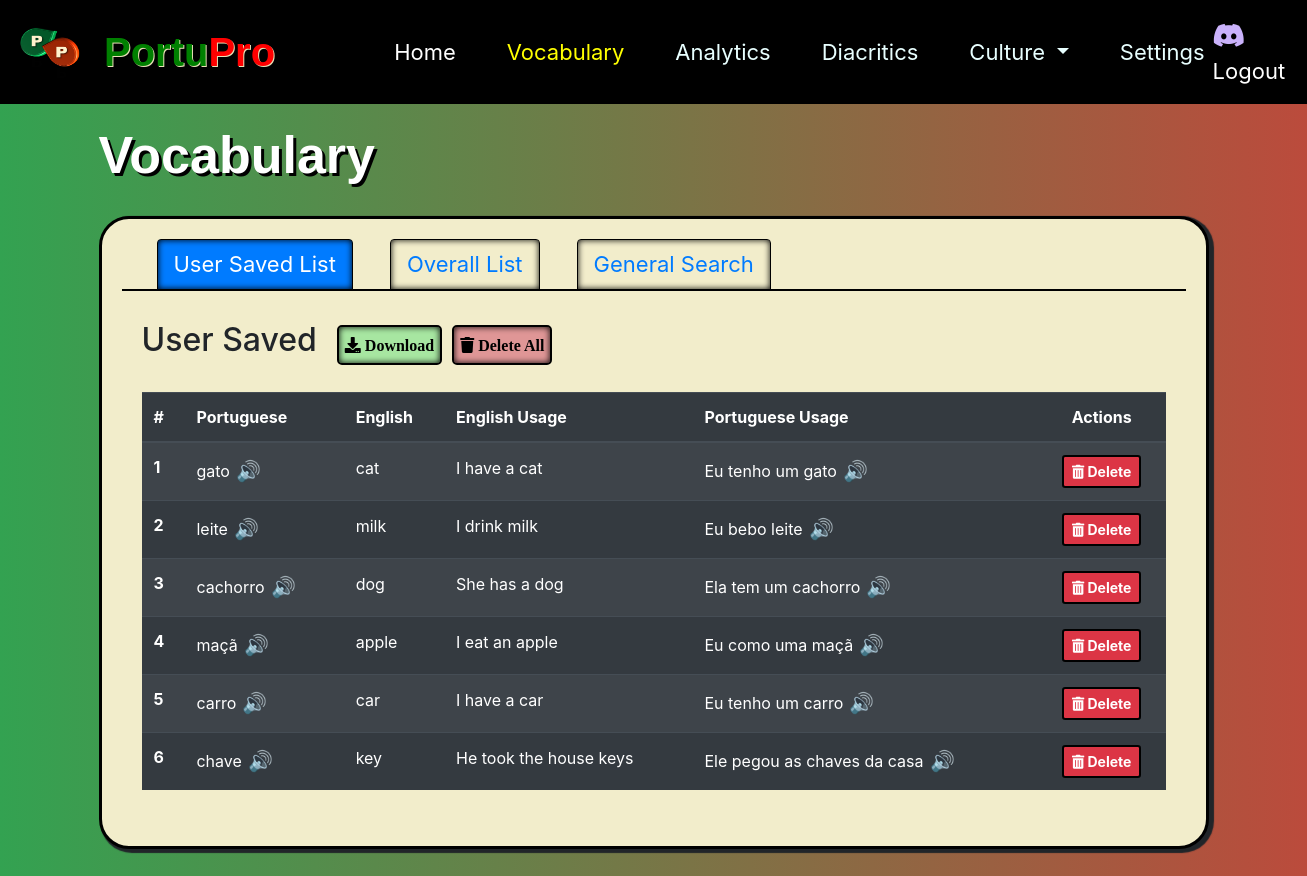
The page /vocab (signed in) on the database as committed earlier.
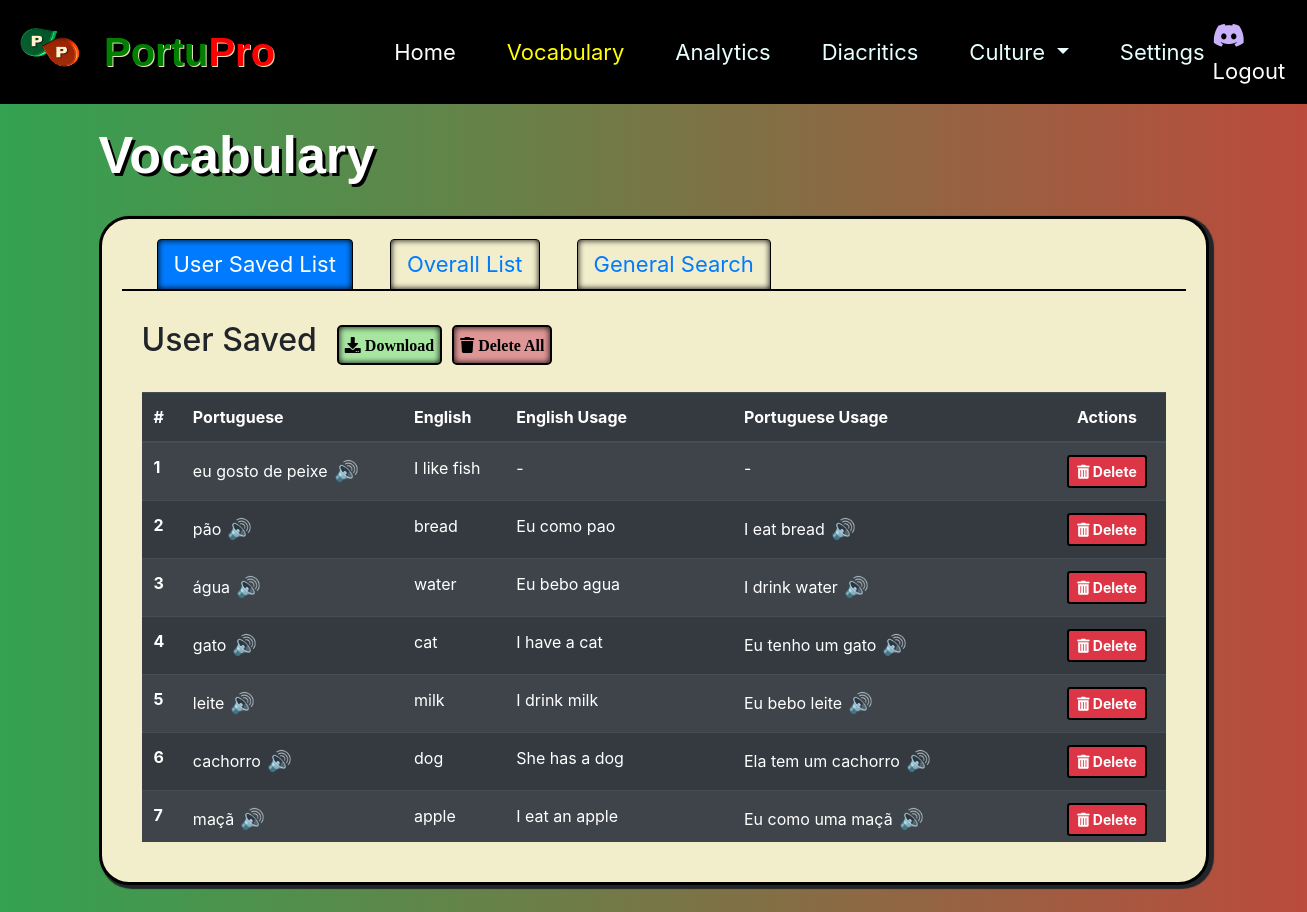
The same page on the database as committed later.
### mainsite/models.py (models this page shows, shortened)
class UserSavedWords(models.Model):
    word = models.ForeignKey(Word, on_delete=models.CASCADE, null=True, blank=True)
    user = models.ForeignKey(CustomUser, on_delete=models.CASCADE)
    custom_english = models.CharField(max_length=255, null=True, blank=True)
    custom_portuguese = models.CharField(max_length=255, null=True, blank=True)

class Word(models.Model):
    portuguese_word = models.CharField(max_length=255)
    english_translation = models.CharField(max_length=255)
    lesson = models.ForeignKey('Lesson', on_delete=models.CASCADE, blank=True, null=True)
    class Meta:
        ordering = ['id']

class ExampleUsage(models.Model):
    word = models.ForeignKey(Word, on_delete=models.CASCADE, related_name='example_usages')
    english_usage = models.TextField()
    portuguese_usage = models.TextField()

### mainsite/views.py (the view)
# urls.py: path('vocab', views.vocab, name='vocab'),
@login_required
def vocab(request):
    search_query = request.GET.get('query', None)
    search = request.GET.get('search', False)
    user_id = request.user.id
    user_saved_words = UserSavedWords.objects.filter(user=user_id).order_by('-id')
    if search == 'True':
        words = Word.objects.filter(portuguese_word__icontains=search_query)
    else:
        words = Word.objects.all()
    return render(request, 'mainsite/vocab.html', {'saved_words': user_saved_words, 'words': words})

### templates/mainsite/vocab.html (shortened to what this page needs)
{% load static %}
<!DOCTYPE html>
<html lang="en">
<head>
<link rel="stylesheet" href="https://stackpath.bootstrapcdn.com/bootstrap/4.3.1/css/bootstrap.min.css">
<link rel="stylesheet" href="https://use.fontawesome.com/releases/v5.15.3/css/all.css">
<link rel="stylesheet" href="https://cdnjs.cloudflare.com/ajax/libs/font-awesome/5.15.3/css/all.min.css">
<link rel="stylesheet" href="{% static 'architecture.css' %}">
<link rel="stylesheet" href="{% static 'dashboard.css' %}">
</head>
<body>
    <nav class="navbar navbar-expand-lg navbar-dark bg-black">
        <a class="navbar-brand" href="#">
          <img src="{% static 'Logo for Navbar.png' %}" alt="Logo" width="70" height="70" class="d-inline-block align-text-top" style="padding-top: 8px;">
          <h1><span class="text-green" style="margin-left: 10px;">Portu</span><span class="text-red">Pro</span></h1>
        </a>
        <div class="collapse navbar-collapse" id="navbarNav">
          <ul class="navbar-nav mr-auto" id="navbarUL">
            <li class="nav-item active">
              <a class="nav-link nb-item" href="/home">Home <span class="sr-only">(current)</span></a>
            </li>
            <li class="nav-item">
              <a class="nav-link active-tab nb-item" style="color: rgb(232, 255, 255);" href="/vocab">Vocabulary</a>
          </li>
          <li class="nav-item">
            <a class="nav-link nb-item" style="color: rgb(232, 255, 255);" href="/analytics">Analytics</a>
        </li>
        <li class="nav-item">
          <a class="nav-link nb-item" style="color: rgb(232, 255, 255);" href="/diacritics">Diacritics</a>
      </li>
          <li class="nav-item dropdown">
              <a class="nav-link dropdown-toggle nb-item" style="color: rgb(232, 255, 255);"  href="#" id="cultureDropdown" role="button" data-toggle="dropdown" aria-haspopup="true" aria-expanded="false">
                Culture
              </a>
          </li>
          <li class="nav-item">
            <a class="nav-link" style="color: rgb(232, 255, 255);" href="/settings">Settings</a>
        </li>
          </ul>
          <span class="navbar-text">
            <a href="#" id='discordHref' class="settings-link nb-item"  class="settings-link nb-item" style="font-size:26px; margin-right: 2em;" data-toggle="modal" data-target="#discordModal">
              <i id="discordLogo" class="fab fa-discord"></i>
          </a>
            <a href="/signout" class="settings-link nb-item" style="font-size:22px">Logout</a>
          </span>
        </div>
      </nav>
  <div class="container mt-3">
    <h1 class="mb-4 header">Vocabulary</h1>
    <div class="card mb-3 vocab-card">
        <div class="card-body">
            <ul class="nav nav-tabs" id="vocabTab" role="tablist">
                <li class="nav-item">
                    <a class="nav-link active" id="user-saved-tab" data-toggle="tab" href="#user-saved" role="tab" aria-controls="user-saved" aria-selected="true">User Saved List</a>
                </li>
                <li class="nav-item">
                    <a class="nav-link" id="overall-list-tab" data-toggle="tab" href="#overall-list" role="tab" aria-controls="overall-list" aria-selected="false">Overall List</a>
                </li>
                <li class="nav-item">
                    <a class="nav-link" id="general-search-tab" data-toggle="tab" href="#general-search" role="tab" aria-controls="general-search" aria-selected="false">General Search</a>
                </li>
            </ul>
            <div class="tab-content" id="myTabContent">
                <div class="tab-pane fade show active" id="user-saved" role="tabpanel" aria-labelledby="user-saved-tab">
                    <div style="display: flex; align-items: center; margin-top: 10px;">
                        <h2 style="margin-right: 20px;">User Saved</h2>
                        <button id="download-button">
                            <i class="fas fa-download"> Download</i>
                        </button>
                        <button id="delete-all-button" style="margin-left: 10px;">
                            <i class="fas fa-trash"> Delete All</i>
                        </button>
                    </div>
                    <form>
                        <div class="row mt-4">
                            <div class="col">
                                <div class="scrollable-table-container">
                                <table class="table table-dark table-striped user-saved-words-table">
                                    <thead>
                                        <tr>
                                            <th scope="col">#</th>
                                            <th scope="col">Portuguese</th>
                                            <th scope="col">English</th>
                                            <th scope="col">English Usage</th>
                                            <th scope="col">Portuguese Usage</th>
                                            <th scope="col"><center>Actions</center></th>
                                        </tr>
                                    </thead>
                                    <tbody>
                                        {% for word in saved_words %}
                                        <tr id="savedWordRow_{{word.id}}">
                                            <th scope="row">{{forloop.counter}}</th>
                                            <td>
                                                <span class="align-middle">
                                                {% if word.custom_portuguese %}
                                                    {{word.custom_portuguese}}
                                                    <button class="sound-button" id="speakBtn" onclick="convertTextToSpeech('{{word.custom_portuguese}}')">🔊</button>
                                                {% else %}
                                                    {{word.word.portuguese_word}}
                                                    <button class="sound-button" id="speakBtn" onclick="convertTextToSpeech('{{word.word.portuguese_word}}')">🔊</button>
                                                {% endif %}
                                                </span>
                                            </td>
                                            <td>
                                                <span class="align-middle">
                                                    {% if word.custom_english %}
                                                        {{word.custom_english}}
                                                    {% else %}
                                                        {{word.word.english_translation}}
                                                    {% endif %}
                                                </span>
                                            </td>
                                            {% with word.word.example_usages.all.first as usage %}
                                                <td>
                                                    <span class="align-middle">
                                                        {% if usage.english_usage %}
                                                            {{usage.english_usage}}
                                                        {% else %}
                                                            -
                                                        {% endif %}
                                                    </span>
                                                </td>
                                                <td>
                                                    <span class="align-middle">
                                                        {% if usage.portuguese_usage %}
                                                            {{usage.portuguese_usage}}
                                                            <button class="sound-button" id="speakBtn" onclick="convertTextToSpeech('{{usage.portuguese_usage}}')">🔊</button>
                                                        {% else %}
                                                            -
                                                        {% endif %}
                                                    </span>
                                                </td>
                                            {% endwith %}
                                            <td><center><button class="btn btn-danger btn-sm delete-button" id="deleteWord" data-id="{{word.id}}"><i class="fas fa-trash-alt"></i>      Delete</button></center></td>
                                        </tr>
                                        {% endfor %}
                                    </tbody>
                                </table>
                                </div>
                            </div>
                        </div>
                    </form>
                </div>
            </div>
        </div>
    </div>
  </div>
<div aria-live="polite" aria-atomic="true" style="position: fixed; top: 50%; left: 50%; transform: translate(-50%, -50%); min-height: 200px; z-index: 1050;">
</div>
</body>
</html>

### static/architecture.css (style rules this page uses)
.settings-link { color: #fff; }
html, body { height: 100%; margin: 0; padding: 0; }
body { background: linear-gradient(to right, #33A251, #BB4B3C); background-attachment: fixed; background-repeat: no-repeat; background-size: cover; }
.container { min-height: 100%; }
.navbar.bg-black { background-color: black !important; }
.navbar .nav-link.active-tab, .navbar .nav-link.active { color: yellow !important; background-color: transparent !important; }
.text-green { color: green; }
.text-red { color: red; }
.navbar-brand { text-decoration: none; }

### static/dashboard.css (style rules this page uses)
.settings-link { color: #fff; }
.nav-link { font-size:22px; margin-left:35px; }
.navbar-brand { display: flex; align-items: center; }
.navbar-brand img { margin-right: 8px; }
.navbar-brand h1 { margin-bottom: 0; }
html, body { height: 100%; margin: 0; padding: 0; }
body { background: linear-gradient(to right, #33A251, #BB4B3C); background-attachment: fixed; background-repeat: no-repeat; background-size: cover; }
.container { min-height: 100%; }
.navbar.bg-black { background-color: black !important; }
.navbar .nav-link.active-tab, .navbar .nav-link.active { color: yellow !important; background-color: transparent !important; }
#navbarUL { margin-left: 60px; }
.text-green { color: green; font-family: Arial, Helvetica, sans-serif; font-weight: bold; text-shadow: rgb(233, 225, 183) 1px 1px }
.text-red { color: red; font-family: Arial, Helvetica, sans-serif; font-weight: bold; text-shadow: rgb(233, 225, 183) 1px 1px }
.navbar-brand { text-decoration: none; }
.vocab-card { border-radius: 30px; box-shadow: 3px 2px 1px 2px; background-color: #f2edcb; margin-top: 30px; border: 3px solid black; }
#discordLogo { color: #cab2fb; }
#discordHref { text-decoration: none }

### templates/mainsite/vocab.html (style rules this page uses)
.sound-button { background: none; border: none; font-size: 20px; }
.align-middle { display: inline-flex; align-items: center; height: 100%; }
.nav-tabs .nav-item.show .nav-link, .nav-tabs .nav-link.active { background-color: #007bff; color: white; border-color: #000000 #000000 #000000; }
.nav-tabs .nav-link { border: 2px solid black; border-top-left-radius: 0.25rem; border-top-right-radius: 0.25rem; color: #007bff; margin-right: 2px; border-bottom: 1px solid black; }
.nav-tabs { border-bottom: 1px solid black; }
.tab-content > .tab-pane { padding: 20px; background: none; border: 0px solid black; border-top: none; }
#user-saved-tab, #overall-list-tab, #general-search-tab { border: 1px solid black; box-shadow: inset 0px 0px 6px 0px black; }
#deleteWord { font-weight: bold; border: 2px solid black; }
.scrollable-table-container { max-height: 450px; overflow-y: auto; overflow-x: hidden; }
.user-saved-words-table thead th { position: sticky; top: 0; background-color: #343a40; color: white; z-index: 1020; }
#download-button, #delete-all-button { border-radius: 5px; border: 2px solid black; box-shadow: inset 0px 0px 6px 0px black; height: 40px; }
#download-button { background-color: rgb(167, 230, 161); }
#delete-all-button { background-color:rgb(223, 150, 150) }
#vocabTab { border-bottom: 2px solid black; }
#discordLogo { color: #cab2fb; }
#discordHref { text-decoration: none }
.header { color: #ffffff; font-family: Arial, Helvetica, sans-serif ; font-weight: bold; font-size:52px; text-shadow: 3px 3px #000000; margin-top: 20px; }

Rows that differ between the two databases and show on the page:
no longer on this page (row unchanged): UserSavedWords: word.portuguese_word "carro", word.english_translation "car", word.example_usages.all.first.english_usage "I have a car", word.example_usages.all.first.portuguese_usage "Eu tenho um carro"
no longer on this page (row unchanged): UserSavedWords: word.portuguese_word "chave", word.english_translation "key", word.example_usages.all.first.english_usage "He took the house keys", word.example_usages.all.first.portuguese_usage "Ele pegou as chaves da casa"
added UserSavedWords: custom_portuguese "eu gosto de peixe", custom_english "I like fish"
added UserSavedWords: word.portuguese_word "pão", word.english_translation "bread", word.example_usages.all.first.english_usage "Eu como pao", word.example_usages.all.first.portuguese_usage "I eat bread"
added UserSavedWords: word.portuguese_word "água", word.english_translation "water", word.example_usages.all.first.english_usage "Eu bebo agua", word.example_usages.all.first.portuguese_usage "I drink water"
